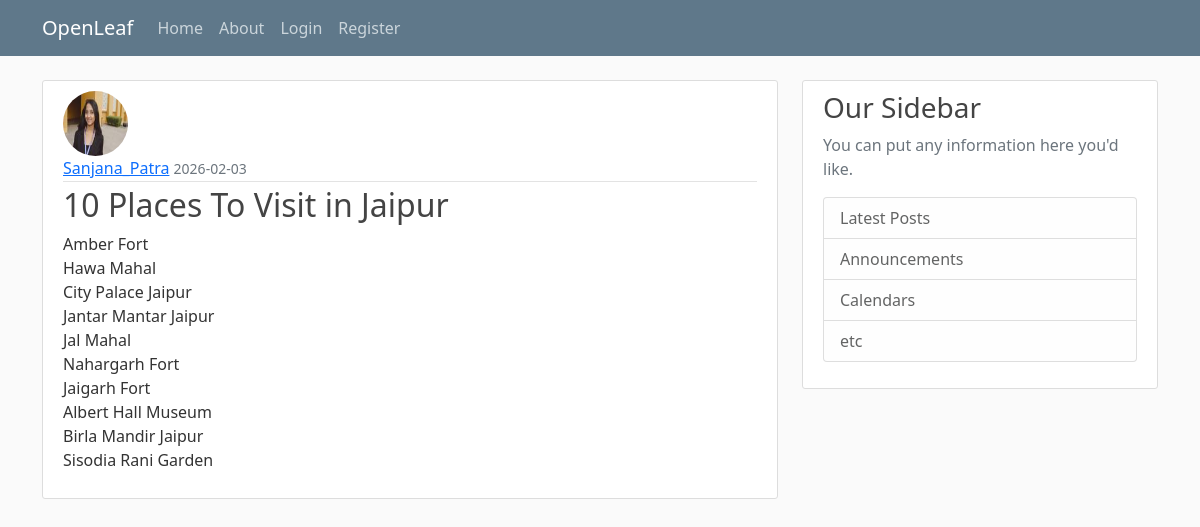
Page /post/13 on the committed database.
### main/models.py (models this page shows, shortened)
class User(db.Model, UserMixin):
    id = db.Column(db.Integer, primary_key=True)
    username = db.Column(db.String(20), unique=True, nullable=False)
    email = db.Column(db.String(120), unique=True, nullable=False)
    image_file = db.Column(db.String(20), nullable=False, default='default.jpg')
    password = db.Column(db.String(60), nullable=False)
    posts = db.relationship('Post', backref='author', lazy=True)

class Post(db.Model):
    id = db.Column(db.Integer, primary_key=True)
    title = db.Column(db.String(100), nullable=False)
    date_posted = db.Column(db.DateTime, nullable=False, default=datetime.utcnow)
    content = db.Column(db.Text, nullable=False)
    user_id = db.Column(db.Integer, db.ForeignKey('user.id'), nullable=False)

### main/posts/routes.py (the view)
@posts.route("/post/<int:post_id>")
def post(post_id):
    post = Post.query.get_or_404(post_id)
    form = DeletePostForm()
    return render_template('post.html', title=post.title, post=post, form=form)

### main/templates/post.html (shortened to what this page needs)
{% extends "layout.html" %}
{% block content %}
    <article class="media content-section">
      <img class="rounded-circle article-img"
           src="{{ url_for('static', filename='profile_pics/' + post.author.image_file)}}">
      <div class="media-body">
        <div class="article-metadata">
          <a class="mr-2" href="{{ url_for('users.user_posts', username=post.author.username) }}">
            {{ post.author.username }}</a>
          <small class="text-muted">{{ post.date_posted.strftime('%Y-%m-%d') }}</small>
        </div>
        <h2 class="article-title">{{ post.title }}</h2>
        <p class="article-content">{{ post.content }}</p>
      </div>
    </article>
{% endblock content %}

### main/static/style.css (style rules this page uses)
body { background: #fafafa; color: #333333; margin-top: 5rem; }
h1, h2, h3, h4, h5, h6 { color: #444444; }
.content-section { background: #ffffff; padding: 10px 20px; border: 1px solid #dddddd; border-radius: 3px; margin-bottom: 20px; }
.article-title { color: #444444; }
.article-content { white-space: pre-line; }
.article-img { height: 65px; width: 65px; margin-right: 16px; }
.article-metadata { padding-bottom: 1px; margin-bottom: 4px; border-bottom: 1px solid #e3e3e3 }

### rows in the picture
User: image_file (picture), author.username "Sanjana_Patra"
Post: date_posted "2026-02-03", title "10 Places To Visit in Jaipur", content "Amber Fort Hawa Mahal City Palace Jaipur Jantar Mantar Jaipur Jal Mahal Nahargarh Fort Jaigarh Fort Albert Hall Museum Birla Mandir Jaipur Sisodia Rani Garden"
